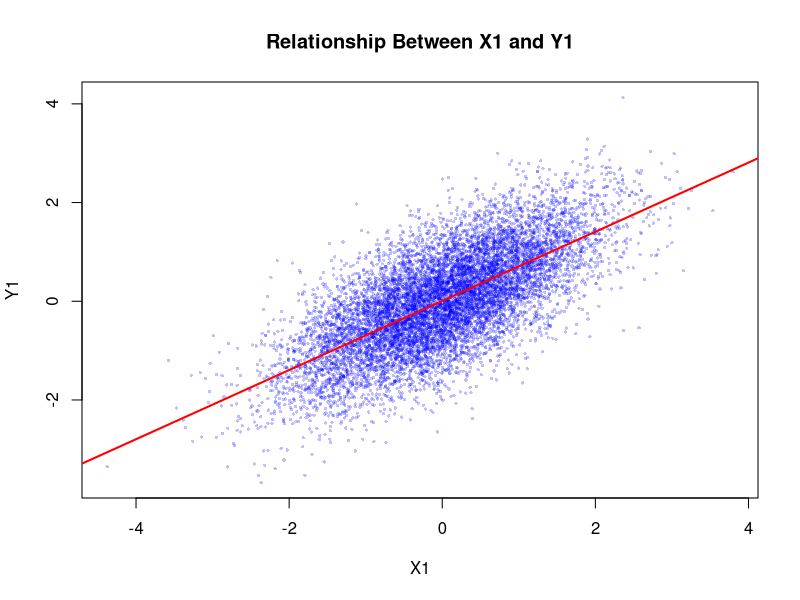
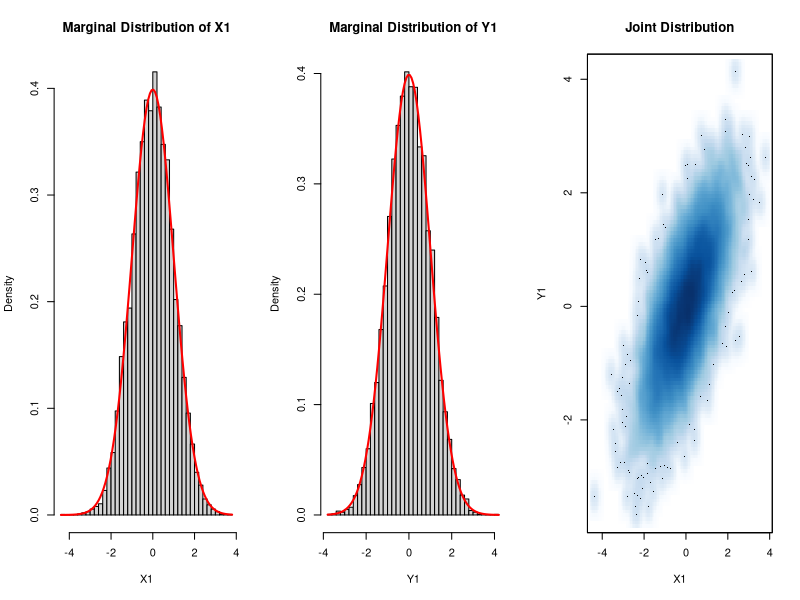
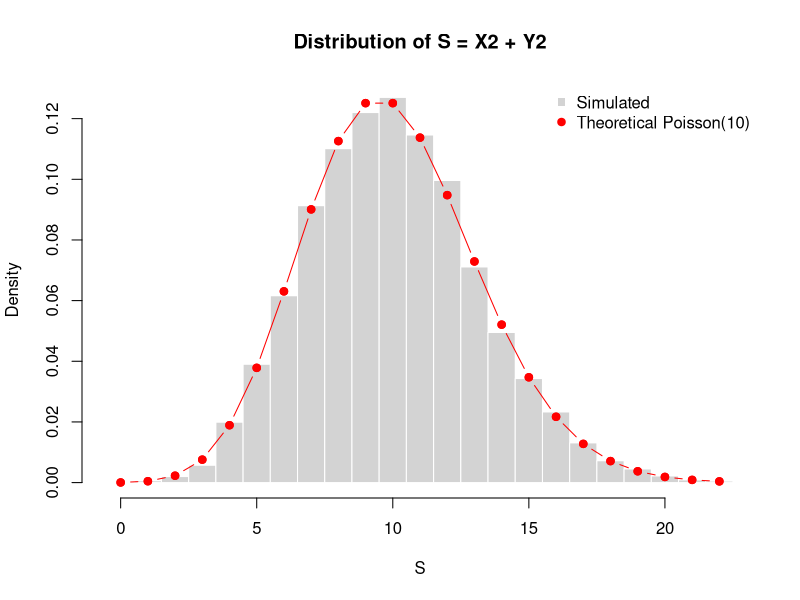
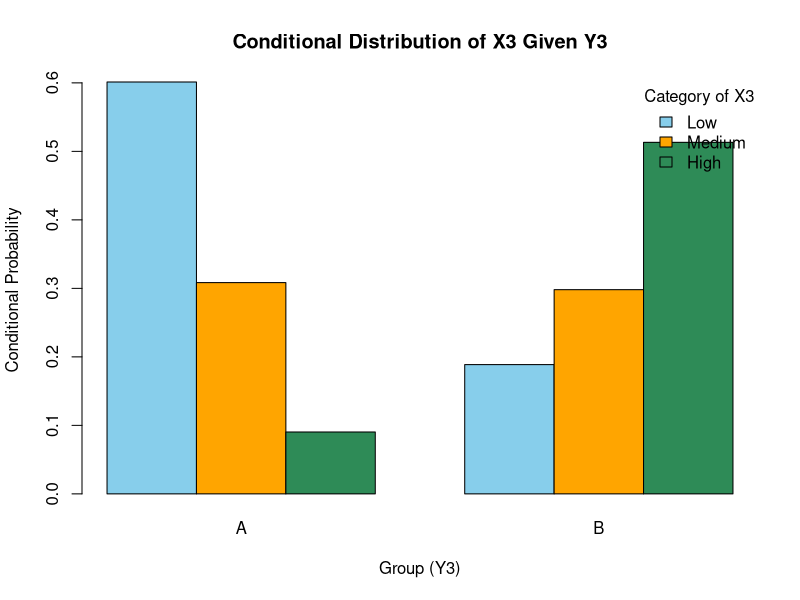
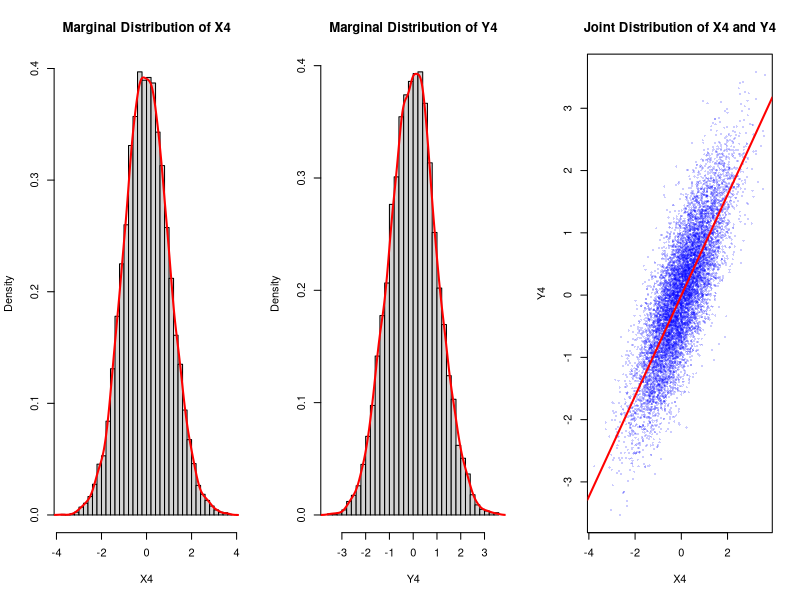
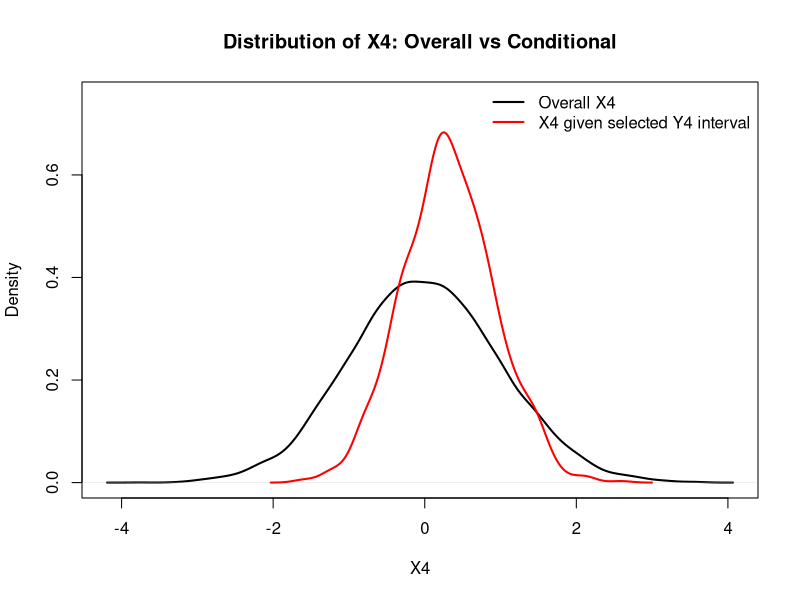

Generate these figures, in order, with R:
## ---- chunk 1
set.seed(1110)
options(width = 100)
n <- 10000
## ---- chunk 2
rho <- 0.70
Z1 <- rnorm(n)
Z2 <- rnorm(n)

X1 <- Z1
Y1 <- rho * Z1 + sqrt(1 - rho^2) * Z2

part1_data <- data.frame(X1 = X1, Y1 = Y1)

correlation_part1 <- cor(X1, Y1)
correlation_part1
## ---- chunk 3
plot(
  X1, Y1,
  pch = 16, cex = 0.45,
  col = rgb(0, 0, 1, 0.25),
  main = "Relationship Between X1 and Y1",
  xlab = "X1", ylab = "Y1"
)
abline(lm(Y1 ~ X1), lwd = 2, col = "red")
## ---- chunk 4
par(mfrow = c(1, 3))

hist(X1, probability = TRUE, breaks = 35,
     main = "Marginal Distribution of X1", xlab = "X1")
curve(dnorm(x), add = TRUE, col = "red", lwd = 2)

hist(Y1, probability = TRUE, breaks = 35,
     main = "Marginal Distribution of Y1", xlab = "Y1")
curve(dnorm(x), add = TRUE, col = "red", lwd = 2)

smoothScatter(X1, Y1, main = "Joint Distribution",
              xlab = "X1", ylab = "Y1")
par(mfrow = c(1, 1))
## ---- chunk 5
breaks_x <- seq(-3, 3, length.out = 7)
breaks_y <- seq(-3, 3, length.out = 7)

bin_x <- cut(X1, breaks = breaks_x, include.lowest = TRUE)
bin_y <- cut(Y1, breaks = breaks_y, include.lowest = TRUE)

joint_empirical <- prop.table(table(bin_x, bin_y))
marginal_x_empirical <- prop.table(table(bin_x))
marginal_y_empirical <- prop.table(table(bin_y))

independence_expected <- outer(
  as.numeric(marginal_x_empirical),
  as.numeric(marginal_y_empirical)
)

max_difference <- max(abs(
  as.matrix(joint_empirical) - independence_expected
))

max_difference
## ---- chunk 6
x0 <- 0
y0 <- 0

joint_density_00 <- (1 / (2 * pi * sqrt(1 - rho^2))) *
  exp(
    -(x0^2 - 2 * rho * x0 * y0 + y0^2) /
      (2 * (1 - rho^2))
  )

product_marginals_00 <- dnorm(x0) * dnorm(y0)
density_ratio_00 <- joint_density_00 / product_marginals_00

data.frame(
  Joint_density = joint_density_00,
  Product_of_marginals = product_marginals_00,
  Ratio = density_ratio_00
)
## ---- chunk 7
set.seed(2222)
n2 <- 10000

X2 <- rpois(n2, lambda = 4)
Y2 <- rpois(n2, lambda = 6)

# The two vectors are generated using separate random draws.
S <- X2 + Y2

head(data.frame(X2, Y2, S))
## ---- chunk 8
hist(
  S,
  breaks = seq(-0.5, max(S) + 0.5, by = 1),
  probability = TRUE,
  main = "Distribution of S = X2 + Y2",
  xlab = "S",
  col = "lightgray",
  border = "white"
)

possible_s <- 0:max(S)
points(
  possible_s,
  dpois(possible_s, lambda = 10),
  col = "red",
  pch = 19
)
lines(
  possible_s,
  dpois(possible_s, lambda = 10),
  col = "red",
  type = "b"
)

legend(
  "topright",
  legend = c("Simulated", "Theoretical Poisson(10)"),
  pch = c(15, 19),
  col = c("lightgray", "red"),
  bty = "n"
)
## ---- chunk 9
theoretical_mean_S <- 4 + 6
theoretical_variance_S <- 4 + 6

simulated_mean_S <- mean(S)
simulated_variance_S <- var(S)

comparison_S <- data.frame(
  Measure = c("Expected value", "Variance"),
  Theoretical = c(theoretical_mean_S, theoretical_variance_S),
  Simulated = c(simulated_mean_S, simulated_variance_S)
)

comparison_S
## ---- chunk 10
set.seed(3333)
n3 <- 10000

Y3 <- sample(c("A", "B"), size = n3, replace = TRUE)
u <- runif(n3)

X3 <- ifelse(
  Y3 == "A",
  ifelse(u < 0.60, "Low",
         ifelse(u < 0.90, "Medium", "High")),
  ifelse(u < 0.20, "Low",
         ifelse(u < 0.50, "Medium", "High"))
)

X3 <- factor(X3, levels = c("Low", "Medium", "High"))
Y3 <- factor(Y3, levels = c("A", "B"))

discrete_data <- data.frame(X3, Y3)
head(discrete_data)
## ---- chunk 11
joint_X3_Y3 <- prop.table(table(X3, Y3))
joint_X3_Y3
## ---- chunk 12
marginal_X3 <- margin.table(joint_X3_Y3, margin = 1)
marginal_Y3 <- margin.table(joint_X3_Y3, margin = 2)

marginal_X3
marginal_Y3
## ---- chunk 13
conditional_X3_given_Y3 <- prop.table(joint_X3_Y3, margin = 2)
conditional_X3_given_Y3

conditional_A <- conditional_X3_given_Y3[, "A"]
conditional_A
## ---- chunk 14
barplot(
  conditional_X3_given_Y3,
  beside = TRUE,
  col = c("skyblue", "orange", "seagreen"),
  main = "Conditional Distribution of X3 Given Y3",
  xlab = "Group (Y3)",
  ylab = "Conditional Probability",
  legend.text = rownames(conditional_X3_given_Y3),
  args.legend = list(title = "Category of X3", x = "topright", bty = "n")
)
## ---- chunk 15
set.seed(4444)
n4 <- 10000

X4 <- rnorm(n4, mean = 0, sd = 1)
error4 <- rnorm(n4, mean = 0, sd = 0.6)
Y4 <- 0.8 * X4 + error4

continuous_data <- data.frame(X4, Y4)

summary(continuous_data)
cor(X4, Y4)
## ---- chunk 16
par(mfrow = c(1, 3))

hist(X4, probability = TRUE, breaks = 35,
     main = "Marginal Distribution of X4", xlab = "X4")
lines(density(X4), col = "red", lwd = 2)

hist(Y4, probability = TRUE, breaks = 35,
     main = "Marginal Distribution of Y4", xlab = "Y4")
lines(density(Y4), col = "red", lwd = 2)

plot(X4, Y4, pch = 16, cex = 0.45,
     col = rgb(0, 0, 1, 0.20),
     main = "Joint Distribution of X4 and Y4",
     xlab = "X4", ylab = "Y4")
abline(lm(Y4 ~ X4), col = "red", lwd = 2)

par(mfrow = c(1, 1))
## ---- chunk 17
selected_interval <- as.numeric(
  quantile(Y4, probs = c(0.60, 0.70))
)

lower_y <- selected_interval[1]
upper_y <- selected_interval[2]

selected <- Y4 >= lower_y & Y4 <= upper_y
X4_given_interval <- X4[selected]

c(
  Lower_Y = lower_y,
  Upper_Y = upper_y,
  Number_of_observations = sum(selected)
)
## ---- chunk 18
plot(
  density(X4),
  lwd = 2,
  main = "Distribution of X4: Overall vs Conditional",
  xlab = "X4",
  ylim = c(0, max(density(X4)$y, density(X4_given_interval)$y) * 1.1)
)

lines(
  density(X4_given_interval),
  col = "red",
  lwd = 2
)

legend(
  "topright",
  legend = c("Overall X4", "X4 given selected Y4 interval"),
  col = c("black", "red"),
  lwd = 2,
  bty = "n"
)
## ---- chunk 19
conditional_summary <- data.frame(
  Measure = c("Mean of X4", "Standard deviation of X4"),
  Overall = c(mean(X4), sd(X4)),
  Conditional = c(mean(X4_given_interval), sd(X4_given_interval))
)

conditional_summary
